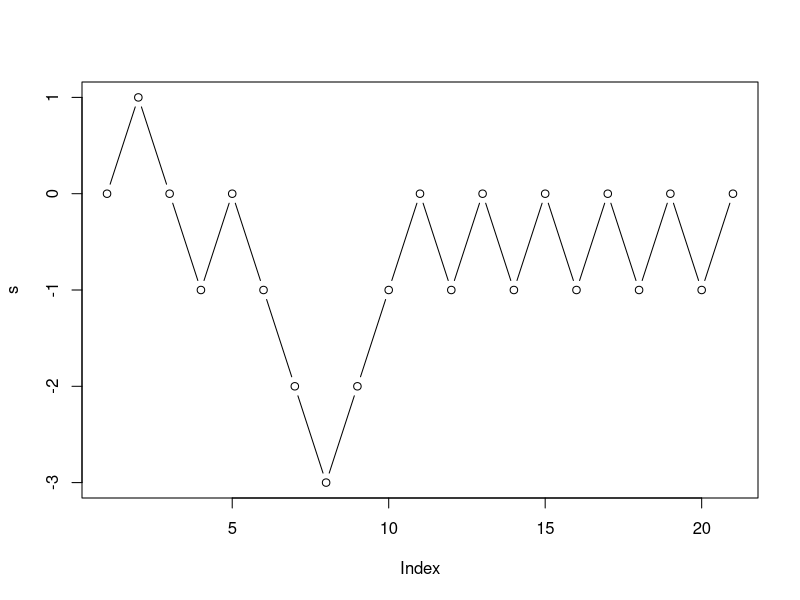
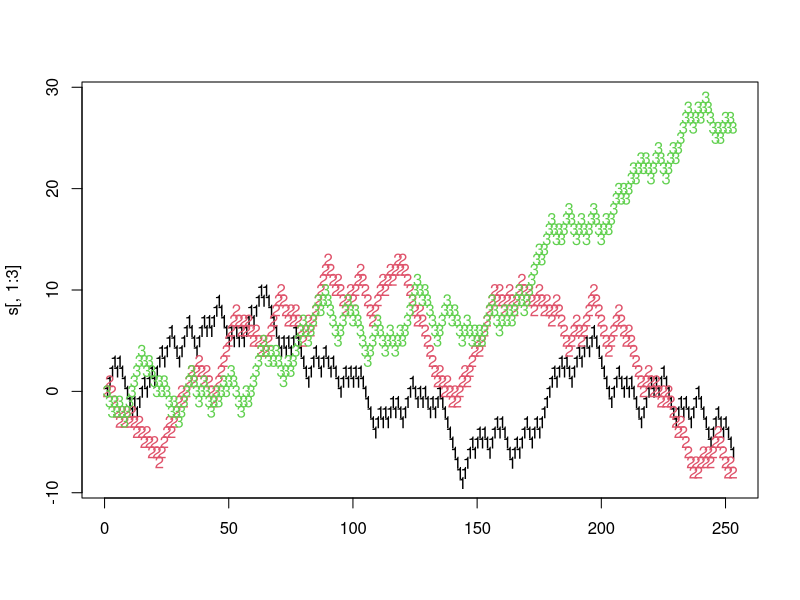

Source code (R) for these figures, in order:
# Exercise 1.3: Generalized Random Walk

T = c(2, 4, 6, 8, 10)
mu = 2
sigma = 3

for (t in T) {
  E_XT = t * mu
  Var_XT = t * sigma^2
  r_T = E_XT / sqrt(Var_XT)
  
  print(paste(
    "For T =", t,
    ": E[X_T] =", E_XT,
    ", Var[X_T] =", Var_XT,
    ", r_T =", r_T
  ))
}

# Exercise 2.2: Solving AR(1) Model

mu = 0.1
lambda = 0.2
sigma = 0.3

k = 1

gamma_0 = sigma^2 / (1 - lambda^2)
gamma_1 = (-lambda)^k * gamma_0

print(paste("Gamma_1 for k =", k, "is", gamma_1))

# Exercise 3.2: Monte Carlo Simulation

p <- 0.5;q <- 1-p; # Set probability of "success" and "failure"
Nt <- 20; # Number of time steps
Np <- 1; # Number of sample paths
z <- matrix(runif(Nt*Np),nrow=Nt) # Generate a set of uniform random draws
x <- sign(p-z); # Transform to binomial random variable +/- 1
s <- matrix(0,Nt+1,Np) # Initial value for random walk.
# Note that R indices start with 1,not zero.
for (t in 1:Nt) {
  s[t+1,] <- s[t,]+x[t,] # New location equals previous plus a new random step
}
plot(s,type="b") # Plot resulting path

Nt <- 252; # Number of trading days in a year
Np <- 1e4; # Reasonably large number of simulations
z <- matrix(runif(Nt*Np),nrow=Nt) # Generate a set of uniform random draws
x <- sign(p-z); # Transform to binomial random variable +/- 1
s <- matrix(0,Nt+1,Np) # Initialize and reserve space for random paths.
for (t in 1:Nt) {
  s[t+1,] <- s[t,]+x[t,] # New location equals previous plus a new random step
}
matplot(s[,1:3],type="b") # Plot a few of the resulting paths